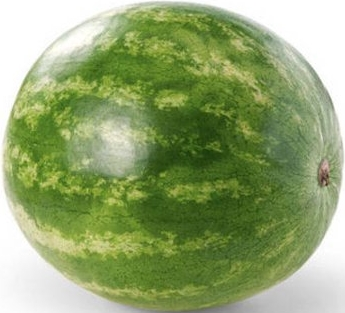
#> input picture Digital Image Processing/OpenCV/gallery/watermelon.jpeg, 345 x 313 px, found by its file name
$ python blendingImg.py
#> lines starting #> are read from the running program, lines starting #| are printed output that depends on the picture
import cv2
import numpy as np

# two images with the same height for h-stacking
img1 = cv2.imread("../../gallery/watermelon.jpeg", cv2.IMREAD_COLOR)
#> img1 is the input picture: shape (313, 345, 3); mean B, G, R 112, 164, 145.3
img2 = cv2.imread("../../gallery/orange.jpg", cv2.IMREAD_COLOR)
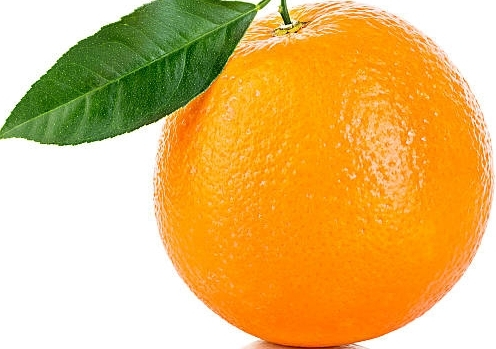
#> input picture Digital Image Processing/OpenCV/gallery/orange.jpg, 496 x 349 px, found by its file name
#> img2 is the input picture: shape (349, 496, 3); mean B, G, R 107.3, 184.6, 227.8
img1 = cv2.resize(img1, (350, 350), cv2.INTER_AREA)
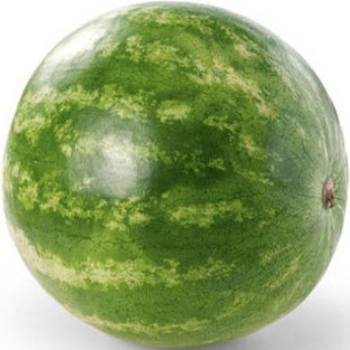
#> img1: shape (350, 350, 3); mean B, G, R 111.8, 163.9, 145.2
img2 = cv2.resize(img2, (500, 350), cv2.INTER_AREA)
#> img2: shape (350, 500, 3)


# target to be produced but with smoothing objective
orangeMelon = np.hstack([img2[:, :333], img1[:, 175:]])
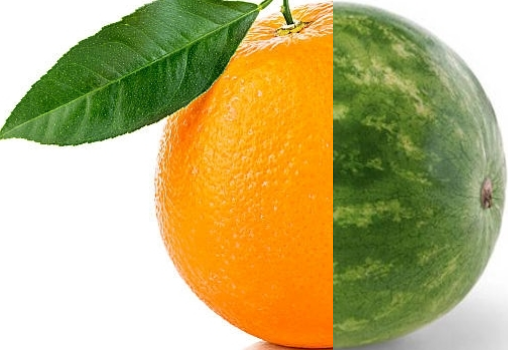
#> orangeMelon: shape (350, 508, 3); mean B, G, R 113.8, 175.5, 187.6
cv2.imshow("src-imgs", np.hstack([img2, img1]))
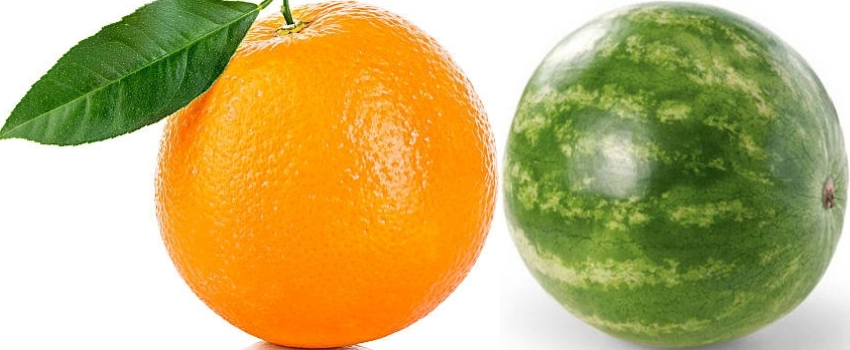
#> window 'src-imgs': shape (350, 850, 3); mean B, G, R 109.1, 176, 193.7
cv2.imshow("patchy-blended", orangeMelon)

# creating new copies to be modified
img1cpy = img1.copy()
img2cpy = img2.copy()

# down sampling 5-times to reach 6 levels starting from [0:5]
gaussPyr = [[img1cpy, img2cpy]]
for i in range(6):
    img1cpy = cv2.pyrDown(img1cpy)
    img2cpy = cv2.pyrDown(img2cpy)
    gaussPyr.append([img1cpy, img2cpy])     # contains the 2-subsampled images
#> this loop made 6 passes
#> pass 2, `img2cpy = cv2.pyrDown(img2cpy)`:
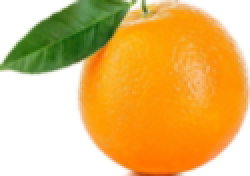
#> img2cpy: shape (88, 125, 3) (shown 2 times larger); mean B, G, R 107.7, 184.7, 227.7
#> after the loop, gaussPyr = 7 items

laplacPyr = [gaussPyr[5]]
# backward iteration from smallest to bigest samples
for i in range(5, 0, -1):
    size1 = (gaussPyr[i-1][0].shape[-2::-1])  # previous sample == target shape
    size2 = (gaussPyr[i-1][1].shape[-2::-1])  # previous sample == target shape
    img1copy = cv2.pyrUp(gaussPyr[i][0], dstsize=size1)  # up sampling
    img1laplac = cv2.subtract(gaussPyr[i-1][0], img1copy)   # laplacian edges
    img2copy = cv2.pyrUp(gaussPyr[i][1], dstsize=size2)
    img2laplac = cv2.subtract(gaussPyr[i-1][1], img2copy)
    laplacPyr.append([img1laplac, img2laplac])
#> this loop made 5 passes
#> pass 1, `img2laplac = cv2.subtract(gaussPyr[i-1][1], img2copy)`:
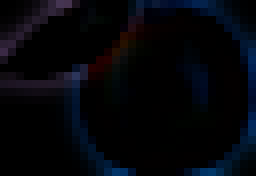
#> img2laplac: shape (22, 32, 3) (shown 8 times larger); mean of channels 0, 1, 2 10.4, 5.3, 3.7; drawn as B, G, R
#> after the loop, laplacPyr = 6 items


levelMatching = []
i = 0
for lapImg1, lapImg2 in laplacPyr:
    # problem in the stacking ROI
    height, width, chn = lapImg2.shape
    laplacianLvl = np.hstack([lapImg2[:, :width//2], lapImg1[:, width//2:]])
    levelMatching.append(laplacianLvl)
#> this loop made 6 passes
#> (height, width) on passes 1 to 6: (11, 16), (22, 32), (44, 63), (88, 125), (175, 250), (350, 500)
#> after the loop, levelMatching = 6 items
    # cv2.imshow(str(i), laplacianLvl)
    # cv2.waitKey(1000)
    # i += 1


orangMelonPyrLvl = levelMatching[0]
for i in range(1, 6):
    orangMelonPyrLvl = cv2.pyrUp(orangMelonPyrLvl)
    size = tuple(list(levelMatching[i].shape[-2::-1]))
    print(size)
    orangMelonPyrLvl = cv2.resize(orangMelonPyrLvl, size)
    orangMelonPyrLvl = cv2.add(levelMatching[i], orangMelonPyrLvl)
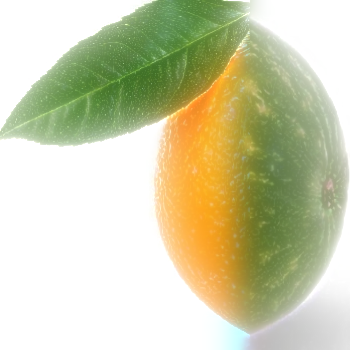
#> orangMelonPyrLvl: shape (350, 350, 3); mean of channels 0, 1, 2 170.3, 205.7, 205.4; drawn as B, G, R

cv2.imshow("reconstructed-blend", orangMelonPyrLvl)
cv2.waitKey(0)
cv2.destroyAllWindows()
